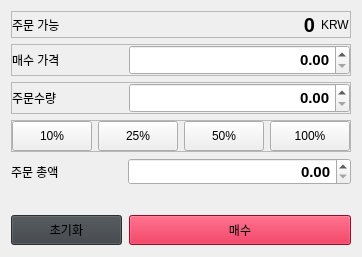
               <widget class="QWidget" name="page_1">
                <layout class="QVBoxLayout" name="verticalLayout_10">
                 <property name="leftMargin">
                  <number>11</number>
                 </property>
                 <property name="topMargin">
                  <number>11</number>
                 </property>
                 <property name="rightMargin">
                  <number>11</number>
                 </property>
                 <item>
                  <widget class="QFrame" name="frame_16">
                   <property name="frameShape">
                    <enum>QFrame::StyledPanel</enum>
                   </property>
                   <property name="frameShadow">
                    <enum>QFrame::Raised</enum>
                   </property>
                   <layout class="QHBoxLayout" name="horizontalLayout_25" stretch="0,2,0">
                    <property name="leftMargin">
                     <number>0</number>
                    </property>
                    <property name="topMargin">
                     <number>1</number>
                    </property>
                    <property name="rightMargin">
                     <number>0</number>
                    </property>
                    <property name="bottomMargin">
                     <number>0</number>
                    </property>
                    <item>
                     <widget class="QLabel" name="label_28">
                      <property name="layoutDirection">
                       <enum>Qt::LeftToRight</enum>
                      </property>
                      <property name="styleSheet">
                       <string notr="true"/>
                      </property>
                      <property name="text">
                       <string>주문 가능</string>
                      </property>
                     </widget>
                    </item>
                    <item>
                     <widget class="QLabel" name="buy_orderable_1">
                      <property name="font">
                       <font>
                        <pointsize>15</pointsize>
                        <weight>75</weight>
                        <bold>true</bold>
                       </font>
                      </property>
                      <property name="text">
                       <string>0</string>
                      </property>
                      <property name="alignment">
                       <set>Qt::AlignRight|Qt::AlignTrailing|Qt::AlignVCenter</set>
                      </property>
                     </widget>
                    </item>
                    <item>
                     <widget class="QLabel" name="buy_krw">
                      <property name="layoutDirection">
                       <enum>Qt::LeftToRight</enum>
                      </property>
                      <property name="text">
                       <string>KRW</string>
                      </property>
                      <property name="alignment">
                       <set>Qt::AlignLeading|Qt::AlignLeft|Qt::AlignVCenter</set>
                      </property>
                     </widget>
                    </item>
                   </layout>
                  </widget>
                 </item>
                 <item>
                  <widget class="QFrame" name="frame_17">
                   <property name="frameShape">
                    <enum>QFrame::StyledPanel</enum>
                   </property>
                   <property name="frameShadow">
                    <enum>QFrame::Raised</enum>
                   </property>
                   <layout class="QHBoxLayout" name="horizontalLayout_28" stretch="1,2">
                    <property name="leftMargin">
                     <number>0</number>
                    </property>
                    <property name="topMargin">
                     <number>0</number>
                    </property>
                    <property name="rightMargin">
                     <number>0</number>
                    </property>
                    <property name="bottomMargin">
                     <number>0</number>
                    </property>
                    <item>
                     <widget class="QLabel" name="label_30">
                      <property name="text">
                       <string>매수 가격</string>
                      </property>
                     </widget>
                    </item>
                    <item>
                     <widget class="QDoubleSpinBox" name="buy_price_1">
                      <property name="minimumSize">
                       <size>
                        <width>34</width>
                        <height>30</height>
                       </size>
                      </property>
                      <property name="font">
                       <font>
                        <pointsize>11</pointsize>
                        <weight>75</weight>
                        <bold>true</bold>
                       </font>
                      </property>
                      <property name="alignment">
                       <set>Qt::AlignRight|Qt::AlignTrailing|Qt::AlignVCenter</set>
                      </property>
                      <property name="showGroupSeparator" stdset="0">
                       <bool>true</bool>
                      </property>
                      <property name="prefix">
                       <string/>
                      </property>
                      <property name="decimals">
                       <number>2</number>
                      </property>
                      <property name="minimum">
                       <double>0.000000000000000</double>
                      </property>
                      <property name="maximum">
                       <double>1000000000000000.000000000000000</double>
                      </property>
                      <property name="value">
                       <double>0.000000000000000</double>
                      </property>
                     </widget>
                    </item>
                   </layout>
                  </widget>
                 </item>
                 <item>
                  <widget class="QFrame" name="frame_18">
                   <property name="frameShape">
                    <enum>QFrame::StyledPanel</enum>
                   </property>
                   <property name="frameShadow">
                    <enum>QFrame::Raised</enum>
                   </property>
                   <layout class="QHBoxLayout" name="horizontalLayout_4" stretch="1,2">
                    <property name="leftMargin">
                     <number>0</number>
                    </property>
                    <property name="topMargin">
                     <number>0</number>
                    </property>
                    <property name="rightMargin">
                     <number>0</number>
                    </property>
                    <property name="bottomMargin">
                     <number>0</number>
                    </property>
                    <item>
                     <widget class="QLabel" name="label_31">
                      <property name="text">
                       <string>주문수량</string>
                      </property>
                     </widget>
                    </item>
                    <item>
                     <widget class="QDoubleSpinBox" name="buy_volume_1">
                      <property name="minimumSize">
                       <size>
                        <width>34</width>
                        <height>30</height>
                       </size>
                      </property>
                      <property name="font">
                       <font>
                        <pointsize>11</pointsize>
                        <weight>75</weight>
                        <bold>true</bold>
                       </font>
                      </property>
                      <property name="alignment">
                       <set>Qt::AlignRight|Qt::AlignTrailing|Qt::AlignVCenter</set>
                      </property>
                      <property name="showGroupSeparator" stdset="0">
                       <bool>true</bool>
                      </property>
                      <property name="prefix">
                       <string/>
                      </property>
                      <property name="decimals">
                       <number>2</number>
                      </property>
                      <property name="minimum">
                       <double>0.000000000000000</double>
                      </property>
                      <property name="maximum">
                       <double>1000000000000000.000000000000000</double>
                      </property>
                      <property name="value">
                       <double>0.000000000000000</double>
                      </property>
                     </widget>
                    </item>
                   </layout>
                  </widget>
                 </item>
                 <item>
                  <widget class="QFrame" name="frame_19">
                   <property name="frameShape">
                    <enum>QFrame::StyledPanel</enum>
                   </property>
                   <property name="frameShadow">
                    <enum>QFrame::Raised</enum>
                   </property>
                   <layout class="QHBoxLayout" name="horizontalLayout_15">
                    <property name="leftMargin">
                     <number>0</number>
                    </property>
                    <property name="topMargin">
                     <number>0</number>
                    </property>
                    <property name="rightMargin">
                     <number>0</number>
                    </property>
                    <property name="bottomMargin">
                     <number>0</number>
                    </property>
                    <item>
                     <widget class="QPushButton" name="buy_ten_1">
                      <property name="minimumSize">
                       <size>
                        <width>0</width>
                        <height>30</height>
                       </size>
                      </property>
                      <property name="text">
                       <string>10%</string>
                      </property>
                     </widget>
                    </item>
                    <item>
                     <widget class="QPushButton" name="buy_twenty_fifth_1">
                      <property name="minimumSize">
                       <size>
                        <width>0</width>
                        <height>30</height>
                       </size>
                      </property>
                      <property name="text">
                       <string>25%</string>
                      </property>
                     </widget>
                    </item>
                    <item>
                     <widget class="QPushButton" name="buy_fifty_1">
                      <property name="minimumSize">
                       <size>
                        <width>0</width>
                        <height>30</height>
                       </size>
                      </property>
                      <property name="text">
                       <string>50%</string>
                      </property>
                     </widget>
                    </item>
                    <item>
                     <widget class="QPushButton" name="buy_hundred_1">
                      <property name="minimumSize">
                       <size>
                        <width>0</width>
                        <height>30</height>
                       </size>
                      </property>
                      <property name="text">
                       <string>100%</string>
                      </property>
                     </widget>
                    </item>
                   </layout>
                  </widget>
                 </item>
                 <item>
                  <widget class="QFrame" name="horizontalFrame_10">
                   <layout class="QHBoxLayout" name="horizontalLayout_16" stretch="1,2">
                    <property name="leftMargin">
                     <number>0</number>
                    </property>
                    <property name="topMargin">
                     <number>0</number>
                    </property>
                    <property name="rightMargin">
                     <number>0</number>
                    </property>
                    <property name="bottomMargin">
                     <number>0</number>
                    </property>
                    <item>
                     <widget class="QLabel" name="label_11">
                      <property name="text">
                       <string>주문 총액</string>
                      </property>
                     </widget>
                    </item>
                    <item>
                     <widget class="QDoubleSpinBox" name="buy_total_price_1">
                      <property name="maximumSize">
                       <size>
                        <width>16777215</width>
                        <height>30</height>
                       </size>
                      </property>
                      <property name="font">
                       <font>
                        <pointsize>11</pointsize>
                        <weight>75</weight>
                        <bold>true</bold>
                       </font>
                      </property>
                      <property name="alignment">
                       <set>Qt::AlignRight|Qt::AlignTrailing|Qt::AlignVCenter</set>
                      </property>
                      <property name="showGroupSeparator" stdset="0">
                       <bool>true</bool>
                      </property>
                      <property name="maximum">
                       <double>1000000000000000019884624838656.000000000000000</double>
                      </property>
                     </widget>
                    </item>
                   </layout>
                  </widget>
                 </item>
                 <item>
                  <widget class="QFrame" name="horizontalFrame">
                   <layout class="QHBoxLayout" name="horizontalLayout_2"/>
                  </widget>
                 </item>
                 <item>
                  <widget class="QFrame" name="horizontalFrame_11">
                   <layout class="QHBoxLayout" name="horizontalLayout_17" stretch="1,2">
                    <property name="spacing">
                     <number>7</number>
                    </property>
                    <property name="leftMargin">
                     <number>0</number>
                    </property>
                    <property name="topMargin">
                     <number>0</number>
                    </property>
                    <property name="rightMargin">
                     <number>0</number>
                    </property>
                    <property name="bottomMargin">
                     <number>1</number>
                    </property>
                    <item>
                     <widget class="QPushButton" name="buy_reset_1">
                      <property name="minimumSize">
                       <size>
                        <width>0</width>
                        <height>30</height>
                       </size>
                      </property>
                      <property name="styleSheet">
                       <string notr="true">background-color: #3b4045;</string>
                      </property>
                      <property name="text">
                       <string>초기화</string>
                      </property>
                     </widget>
                    </item>
                    <item>
                     <widget class="QPushButton" name="buy_buy_btn_1">
                      <property name="minimumSize">
                       <size>
                        <width>0</width>
                        <height>30</height>
                       </size>
                      </property>
                      <property name="styleSheet">
                       <string notr="true">background-color: #d80e35;</string>
                      </property>
                      <property name="text">
                       <string>매수</string>
                      </property>
                     </widget>
                    </item>
                   </layout>
                  </widget>
                 </item>
                </layout>
               </widget>
